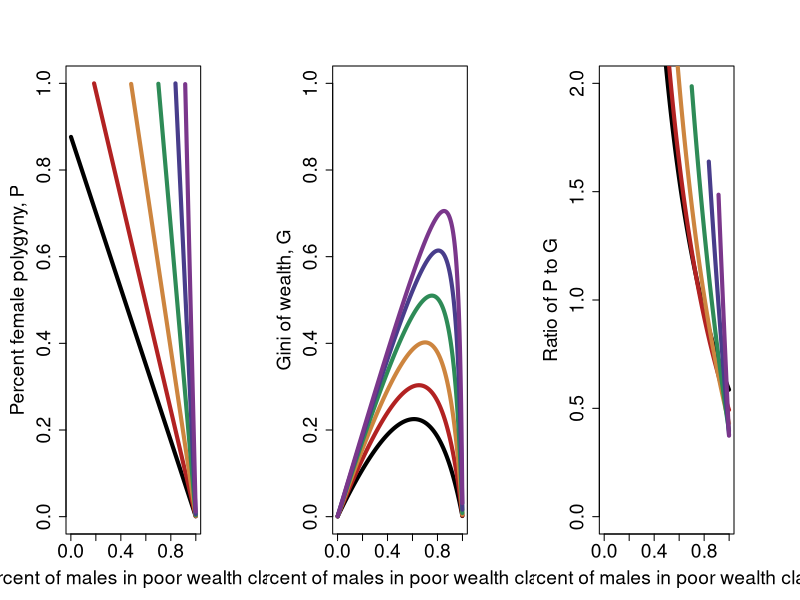
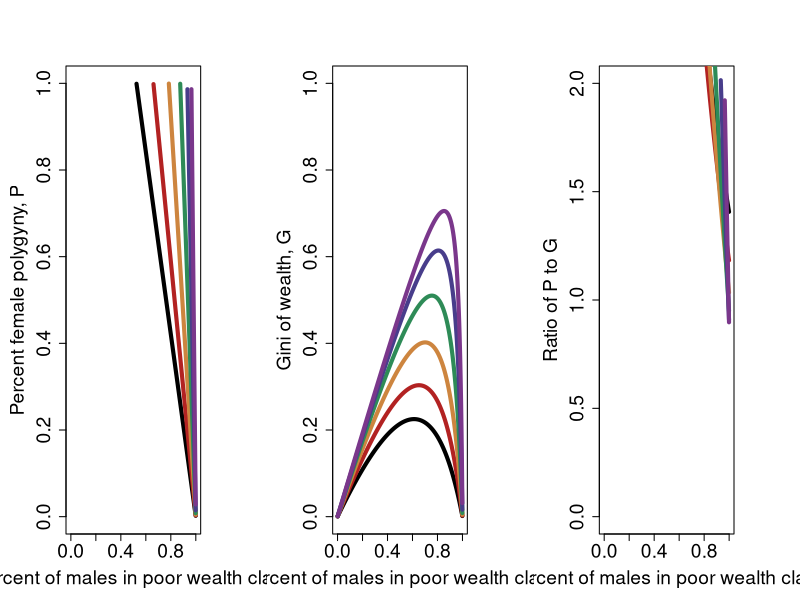
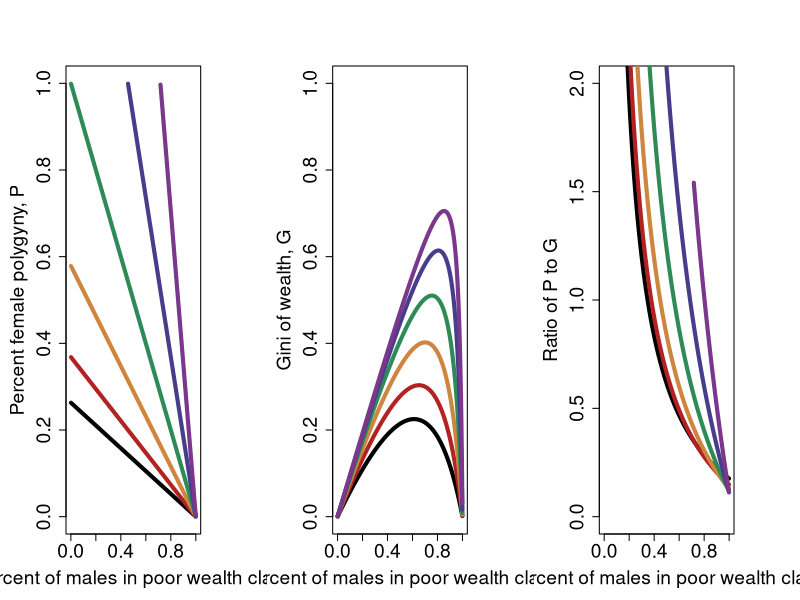

Source code (R) for these figures, in order:

P <- function(s,t,m,u,c){
       X <- s*t*m*(d-u)*(1/(d*c))
       return(ifelse(X>1,NA,X))
       }

G <- function(t,m){
       X <- ((t*m )/(t*m + (1-t)))- t
       return(X)
       }

############################################  Plot 1
s <- 1
m <- 1.5
u <- 0.10
c <- 0.95
d <- 0.15

Size2<-1.75

t <- seq(0.001,0.999,length.out=1000)
pdf("SimulationResults-d15-u10.pdf",width=12,height=4)
par(mfrow=c(1,3))
par(mar=c(5,5,5,5))
Size<-4
plot(P(s,t,m+1,u,c)~I(1-t),ylim=c(0,1),ylab="Percent female polygyny, P",xlab="Percent of males in poor wealth class",type="l",lwd=Size,cex.lab=Size2, cex.axis=Size2, cex.main=Size2, cex.sub=Size2)
lines(P(s,t,m+2,u,c)~I(1-t),col="firebrick",lwd=Size)
lines(P(s,t,m+4,u,c)~I(1-t),col="peru",lwd=Size)
lines(P(s,t,m+8,u,c)~I(1-t),col="seagreen4",lwd=Size)
lines(P(s,t,m+16,u,c)~I(1-t),col="darkslateblue",lwd=Size)
lines(P(s,t,m+32,u,c)~I(1-t),col="mediumorchid4",lwd=Size)

plot(G(t,m+1)~I(1-t),ylim=c(0,1),ylab="Gini of wealth, G",xlab="Percent of males in poor wealth class",type="l",lwd=Size,cex.lab=Size2, cex.axis=Size2, cex.main=Size2, cex.sub=Size2)
lines(G(t,m+2)~I(1-t),col="firebrick",lwd=Size)
lines(G(t,m+4)~I(1-t),col="peru",lwd=Size)
lines(G(t,m+8)~I(1-t),col="seagreen4",lwd=Size)
lines(G(t,m+16)~I(1-t),col="darkslateblue",lwd=Size)
lines(G(t,m+32)~I(1-t),col="mediumorchid4",lwd=Size)

plot(I(1/(G(t,m+1)/P(s,t,m+1,u,c)))~I(1-t),ylim=c(0,2),ylab="Ratio of P to G",xlab="Percent of males in poor wealth class",type="l",lwd=Size,cex.lab=Size2, cex.axis=Size2, cex.main=Size2, cex.sub=Size2)
lines(I(1/(G(t,m+2)/P(s,t,m+2,u,c)))~I(1-t),col="firebrick",lwd=Size)
lines(I(1/(G(t,m+4)/P(s,t,m+4,u,c)))~I(1-t),col="peru",lwd=Size)
lines(I(1/(G(t,m+8)/P(s,t,m+8,u,c)))~I(1-t),col="seagreen4",lwd=Size)
lines(I(1/(G(t,m+16)/P(s,t,m+16,u,c)))~I(1-t),col="darkslateblue",lwd=Size)
lines(I(1/(G(t,m+32)/P(s,t,m+32,u,c)))~I(1-t),col="mediumorchid4",lwd=Size)
  dev.off()
  


############################################  Plot 2
s <- 1
m <- 1.5
u <- 0.10
c <- 0.95
d <- 0.50

t <- seq(0.001,0.999,length.out=1000)
pdf("SimulationResults-d50-u10.pdf",width=12,height=4)
par(mfrow=c(1,3))
par(mar=c(5,5,5,5))
Size<-4
plot(P(s,t,m+1,u,c)~I(1-t),ylim=c(0,1),ylab="Percent female polygyny, P",xlab="Percent of males in poor wealth class",type="l",lwd=Size,cex.lab=Size2, cex.axis=Size2, cex.main=Size2, cex.sub=Size2)
lines(P(s,t,m+2,u,c)~I(1-t),col="firebrick",lwd=Size)
lines(P(s,t,m+4,u,c)~I(1-t),col="peru",lwd=Size)
lines(P(s,t,m+8,u,c)~I(1-t),col="seagreen4",lwd=Size)
lines(P(s,t,m+16,u,c)~I(1-t),col="darkslateblue",lwd=Size)
lines(P(s,t,m+32,u,c)~I(1-t),col="mediumorchid4",lwd=Size)

plot(G(t,m+1)~I(1-t),ylim=c(0,1),ylab="Gini of wealth, G",xlab="Percent of males in poor wealth class",type="l",lwd=Size,cex.lab=Size2, cex.axis=Size2, cex.main=Size2, cex.sub=Size2)
lines(G(t,m+2)~I(1-t),col="firebrick",lwd=Size)
lines(G(t,m+4)~I(1-t),col="peru",lwd=Size)
lines(G(t,m+8)~I(1-t),col="seagreen4",lwd=Size)
lines(G(t,m+16)~I(1-t),col="darkslateblue",lwd=Size)
lines(G(t,m+32)~I(1-t),col="mediumorchid4",lwd=Size)

plot(I(1/(G(t,m+1)/P(s,t,m+1,u,c)))~I(1-t),ylim=c(0,2),ylab="Ratio of P to G",xlab="Percent of males in poor wealth class",type="l",lwd=Size,cex.lab=Size2, cex.axis=Size2, cex.main=Size2, cex.sub=Size2)
lines(I(1/(G(t,m+2)/P(s,t,m+2,u,c)))~I(1-t),col="firebrick",lwd=Size)
lines(I(1/(G(t,m+4)/P(s,t,m+4,u,c)))~I(1-t),col="peru",lwd=Size)
lines(I(1/(G(t,m+8)/P(s,t,m+8,u,c)))~I(1-t),col="seagreen4",lwd=Size)
lines(I(1/(G(t,m+16)/P(s,t,m+16,u,c)))~I(1-t),col="darkslateblue",lwd=Size)
lines(I(1/(G(t,m+32)/P(s,t,m+32,u,c)))~I(1-t),col="mediumorchid4",lwd=Size)
  dev.off()
                          



############################################  Plot 3
s <- 1
m <- 1.5
u <- 0.45
c <- 0.95
d <- 0.50

t <- seq(0.001,0.999,length.out=1000)
pdf("SimulationResults-d50-u45.pdf",width=12,height=4)
par(mfrow=c(1,3))
par(mar=c(5,5,5,5))
Size<-4

plot(P(s,t,m+1,u,c)~I(1-t),ylim=c(0,1),ylab="Percent female polygyny, P",xlab="Percent of males in poor wealth class",type="l",lwd=Size,cex.lab=Size2, cex.axis=Size2, cex.main=Size2, cex.sub=Size2)
lines(P(s,t,m+2,u,c)~I(1-t),col="firebrick",lwd=Size)
lines(P(s,t,m+4,u,c)~I(1-t),col="peru",lwd=Size)
lines(P(s,t,m+8,u,c)~I(1-t),col="seagreen4",lwd=Size)
lines(P(s,t,m+16,u,c)~I(1-t),col="darkslateblue",lwd=Size)
lines(P(s,t,m+32,u,c)~I(1-t),col="mediumorchid4",lwd=Size)

plot(G(t,m+1)~I(1-t),ylim=c(0,1),ylab="Gini of wealth, G",xlab="Percent of males in poor wealth class",type="l",lwd=Size,cex.lab=Size2, cex.axis=Size2, cex.main=Size2, cex.sub=Size2)
lines(G(t,m+2)~I(1-t),col="firebrick",lwd=Size)
lines(G(t,m+4)~I(1-t),col="peru",lwd=Size)
lines(G(t,m+8)~I(1-t),col="seagreen4",lwd=Size)
lines(G(t,m+16)~I(1-t),col="darkslateblue",lwd=Size)
lines(G(t,m+32)~I(1-t),col="mediumorchid4",lwd=Size)

plot(I(1/(G(t,m+1)/P(s,t,m+1,u,c)))~I(1-t),ylim=c(0,2),ylab="Ratio of P to G",xlab="Percent of males in poor wealth class",type="l",lwd=Size,cex.lab=Size2, cex.axis=Size2, cex.main=Size2, cex.sub=Size2)
lines(I(1/(G(t,m+2)/P(s,t,m+2,u,c)))~I(1-t),col="firebrick",lwd=Size)
lines(I(1/(G(t,m+4)/P(s,t,m+4,u,c)))~I(1-t),col="peru",lwd=Size)
lines(I(1/(G(t,m+8)/P(s,t,m+8,u,c)))~I(1-t),col="seagreen4",lwd=Size)
lines(I(1/(G(t,m+16)/P(s,t,m+16,u,c)))~I(1-t),col="darkslateblue",lwd=Size)
lines(I(1/(G(t,m+32)/P(s,t,m+32,u,c)))~I(1-t),col="mediumorchid4",lwd=Size)
  dev.off()
                   


